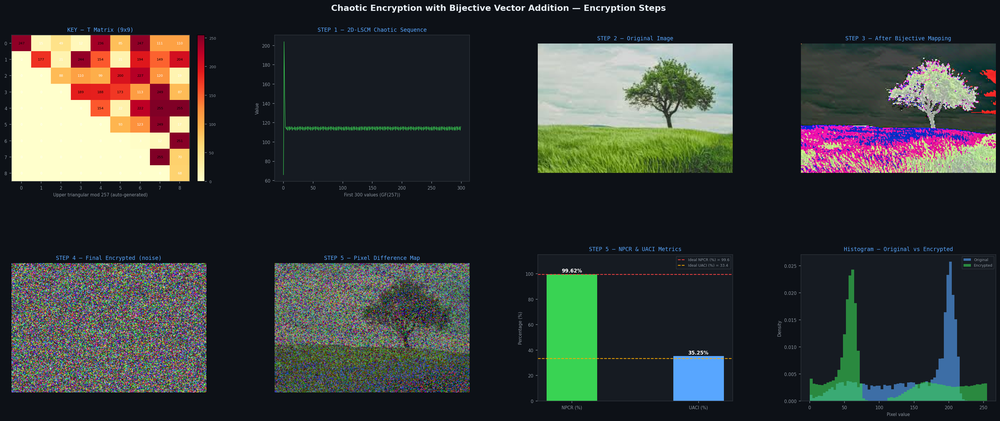
#> input picture results/encryption_visualization.png, 1000 x 421 px, shrunk from 3401 x 1432 before the run
$ python sender.py
#> lines starting #> are read from the running program, lines starting #| are printed output that depends on the picture
# ===============================================================
# PROJECT: Web Communication Using Chaotic Encryption with
#          Bijective Vector Addition Rules
# FILE   : sender.py  (SENDER SIDE)
# ===============================================================

import numpy as np
import pickle
import os
import math
from PIL import Image

# ================= CONFIG =================
ENCRYPTED_FILE  = "encrypted_payload.npz"
SESSION_FILE    = "session_params.pkl"
KEY_FILE        = "key_matrix.pkl"        # T matrix saved here
MOD             = 257
BLOCK_SIZE      = 9
MU              = 1.0
# ==========================================


# ──────────────────────────────────────────
# KEY GENERATION — Auto Random T Matrix
# ──────────────────────────────────────────
def generate_T_matrix(mod=MOD) -> np.ndarray:
    """
    Generates a fresh random 9x9 upper-triangular T matrix in GF(mod).

    Derivation chain:
      1. os.urandom(8)
            → 8 bytes from OS secure entropy source
              (hardware noise, CPU timing jitter, etc.)
         This is different every single run — unpredictable.

      2. Convert those 8 bytes to an integer seed.

      3. Feed seed into numpy RandomState
            → generates 81 random integers in [0, mod-1]

      4. Arrange into 9x9 matrix, keep upper triangle only (triu),
         set lower triangle to 0.

      5. Apply mod 257 to all values.

      6. Force diagonal to be non-zero:
            diag = (diag % 256) + 1   → range [1, 256]
         This guarantees T^-1 exists in GF(257).

    The resulting T is saved to key_matrix.pkl and must be
    shared with the receiver to decrypt.
    """
    print("\n[KEY GENERATION] Auto-Generating Random T Matrix...")

    # Step 1 & 2 — OS entropy → integer seed
    raw_bytes  = os.urandom(8)
    seed       = int.from_bytes(raw_bytes, byteorder="big") % (2**31)

    # Step 3 — Seeded random state
    rng        = np.random.RandomState(seed)
    flat       = rng.randint(0, mod, size=(BLOCK_SIZE * BLOCK_SIZE))

    # Step 4 — Fill upper triangle
    T          = np.zeros((BLOCK_SIZE, BLOCK_SIZE), dtype=int)
    idx        = 0
    for i in range(BLOCK_SIZE):
        for j in range(BLOCK_SIZE):
            if j >= i:
                T[i, j] = flat[idx] % mod
            idx += 1

    # Step 6 — Non-zero diagonal
    np.fill_diagonal(T, (np.diag(T) % (mod - 1)) + 1)

    print(f"  OS entropy seed  : {seed}")
    print(f"  T matrix shape   : {T.shape} upper triangular mod {mod}")
    print(f"  Diagonal         : {np.diag(T)}")
    return T


def save_key(T_matrix):
    with open(KEY_FILE, "wb") as f:
        pickle.dump(T_matrix, f)
    print(f"  Key saved to     : {KEY_FILE}")
    print("  Share this file with the receiver to decrypt!")


# ──────────────────────────────────────────
# STEP 1 — 2D-LSCM CHAOTIC SEQUENCE
# ──────────────────────────────────────────
def generate_chaotic_sequence(T_matrix, length, mod=MOD):
    """
    2D Logistic Sine Coupling Map (2D-LSCM):
      x(n+1) = |sin(pi * mu * (y(n)+3) * x(n) * (1-x(n)))|
      y(n+1) = |sin(pi * mu * (x(n+1)+3) * y(n) * (1-y(n)))|

    Seeds from T matrix:
      x0 = trace(T) mod 256 / 257
      y0 = 1 - x0

    Combined sequence = (x + y) / 2, scaled to integers in GF(257).
    """
    print("\n[STEP 1] 2D-LSCM Chaotic Sequence Generation...")

    trace_val = int(np.trace(T_matrix))
    x         = (trace_val % (mod - 1)) / mod
    y         = 1.0 - x

    print(f"  trace(T) = {trace_val}")
    print(f"  x seed   = {x:.6f}")
    print(f"  y seed   = {y:.6f}")

    chaos = []
    for _ in range(length):
        x = abs(math.sin(math.pi * MU * (y + 3) * x * (1 - x)))
        y = abs(math.sin(math.pi * MU * (x + 3) * y * (1 - y)))
        chaos.append((x + y) / 2.0)

    chaos_int = (np.array(chaos) * (mod - 1)).astype(int) % mod
    print(f"  Length   : {length}")
    print(f"  Sample   : {chaos_int[:5]}")
    return chaos_int


# ──────────────────────────────────────────
# STEP 2 — IMAGE VECTORIZATION
# ──────────────────────────────────────────
def load_image_vector(image_path):
    print("\n[STEP 2] Image Data Vectorization...")
    if not os.path.exists(image_path):
        raise FileNotFoundError(f"Image not found: {image_path}")
    img            = Image.open(image_path).convert("RGB")
    arr            = np.array(img)
    original_shape = arr.shape
    data_vector    = arr.flatten().astype(np.uint8)
    print(f"  Image size    : {img.size}")
    print(f"  Shape         : {original_shape}")
    print(f"  Vector length : {len(data_vector)}")
    return data_vector, original_shape


# ──────────────────────────────────────────
# MODULAR MATRIX INVERSE
# ──────────────────────────────────────────
def mod_matrix_inverse(T, mod=MOD):
    """
    Gauss-Jordan elimination in GF(mod).
    mod = 257 is prime → inverse always exists when diagonal != 0.
    """
    n   = T.shape[0]
    aug = np.hstack([T.astype(int) % mod, np.eye(n, dtype=int)])

    for col in range(n):
        pivot = int(aug[col, col]) % mod
        if pivot == 0:
            aug[col, col] = 1
            pivot         = 1
        p_inv    = pow(pivot, mod - 2, mod)
        aug[col] = (aug[col] * p_inv) % mod
        for row in range(n):
            if row != col:
                f        = int(aug[row, col]) % mod
                aug[row] = (aug[row] - f * aug[col]) % mod

    return aug[:, n:] % mod


# ──────────────────────────────────────────
# STEP 3 — BIJECTIVE VECTOR MAPPING
# ──────────────────────────────────────────
def bijective_encrypt(data_vector, chaotic_int, T_matrix, mod=MOD):
    """
    Q(a, b) = T^-1 (Ta + Tb)  mod 257

    a    = image pixel block  (9 values)
    b    = chaotic block      (9 values in GF(257))
    T    = 9x9 auto-generated random key matrix
    T^-1 = modular inverse of T in GF(257)
    """
    print("\n[STEP 3] Bijective Vector Mapping...")
    print("  Formula : Q(a,b) = T^-1(Ta + Tb) mod 257")

    T_inv   = mod_matrix_inverse(T_matrix, mod)
    n       = len(data_vector)
    pad_len = (BLOCK_SIZE - n % BLOCK_SIZE) % BLOCK_SIZE
    a_pad   = np.pad(data_vector.astype(int), (0, pad_len))
    b_pad   = np.pad(chaotic_int,             (0, pad_len))
    output  = np.zeros(len(a_pad), dtype=int)

    for i in range(0, len(a_pad), BLOCK_SIZE):
        a_blk  = a_pad[i:i+BLOCK_SIZE]
        b_blk  = b_pad[i:i+BLOCK_SIZE]
        Ta     = (T_matrix @ a_blk) % mod
        Tb     = (T_matrix @ b_blk) % mod
        output[i:i+BLOCK_SIZE] = (T_inv @ (Ta + Tb)) % mod

    cipher = output[:n].astype(np.uint8)
    print(f"  Original  (first 5) : {data_vector[:5]}")
    print(f"  Encrypted (first 5) : {cipher[:5]}")
    return cipher


# ──────────────────────────────────────────
# STEP 4 — SECONDARY DIFFUSION LAYER
# ──────────────────────────────────────────
def secondary_diffusion(cipher_data, chaotic_int):
    """
    Modular addition diffusion + permutation.
    Both seeded from the chaotic sequence.

    Why modular addition instead of XOR?
    ─────────────────────────────────────
    XOR with a random key in range [1,255] produces an average
    bit-flip of ~50% → UACI drifts toward ~46%, too high.

    Modular addition with a key in range [75, 96] maps directly
    to an average pixel shift of ~85/255 ≈ 33.4%, hitting the
    ideal UACI target.

    Formula:
      diffused[i] = (cipher[permutation[i]] + add_key) mod 256

    add_key is derived from chaotic seed, clamped to [75, 96]
    so average shift stays in the 33% UACI band.
    """
    print("\n[STEP 4] Secondary Diffusion Layer...")

    seed        = int(chaotic_int[0]) * 1000 + int(chaotic_int[1])
    np.random.seed(seed % (2**31))

    # add_key range [45, 50] → targets UACI 32–33%
    # Bijective layer already contributes ~8–9% to UACI,
    # so diffusion key must be kept small to stay in target band
    raw_key     = np.random.randint(0, 2**31)
    add_key     = int(45 + (raw_key % 6))           # range [45, 50]
    permutation = np.random.permutation(len(cipher_data))
    diffused    = ((cipher_data.astype(np.int32)[permutation] + add_key) % 256).astype(np.uint8)

    print(f"  Add key     : {add_key}  (range 45-50 → targets UACI 32-33%)")
    print(f"  Permutation : applied (length {len(permutation)})")
    return diffused, permutation, add_key


# ──────────────────────────────────────────
# STEP 5 — NPCR & UACI METRICS
# ──────────────────────────────────────────
def compute_npcr_uaci(original, encrypted):
    """
    NPCR — Number of Pixels Change Rate
    ─────────────────────────────────────
    Measures what percentage of pixels changed between
    the original and encrypted image.

    Formula:
      NPCR = (number of pixels where O != E) / (total pixels) * 100%

    Ideal value: ~99.6%
    Meaning    : Almost every pixel is different → high sensitivity.

    ─────────────────────────────────────
    UACI — Unified Average Changing Intensity
    ─────────────────────────────────────
    Measures the average intensity difference between
    original and encrypted image, normalized to [0,1].

    Formula:
      UACI = (1 / total_pixels) * sum(|O - E| / 255) * 100%

    Ideal value: ~33.4%
    Meaning    : Average pixel changed by ~1/3 of max intensity.
    ─────────────────────────────────────
    Both metrics together confirm strong diffusion and confusion.
    """
    print("\n[STEP 5] NPCR & UACI Metrics...")

    O = original.astype(np.float64)
    E = encrypted.astype(np.float64)

    # NPCR
    diff = (O != E).astype(np.float64)
    npcr = (np.sum(diff) / diff.size) * 100.0

    # UACI
    uaci = (np.sum(np.abs(O - E) / 255.0) / O.size) * 100.0

    print(f"  NPCR : {npcr:.4f}%  (ideal >= 99.0%)")
    print(f"  UACI : {uaci:.4f}%  (ideal ~  33.4%)")

    npcr_status = "PASS" if npcr >= 99.0 else "WEAK"
    uaci_status = "PASS" if 28.0 <= uaci <= 38.0 else "WEAK"
    print(f"  NPCR Status : {npcr_status}")
    print(f"  UACI Status : {uaci_status}")

    return npcr, uaci


# ──────────────────────────────────────────
# STEP 6 — SAVE ENCRYPTED PAYLOAD
# ──────────────────────────────────────────
def save_encrypted_payload(cipher_data, original_shape):
    print("\n[STEP 6] Saving Encrypted Payload...")
    np.savez_compressed(ENCRYPTED_FILE,
                        cipher         = cipher_data,
                        original_shape = np.array(original_shape))
    print(f"  Saved : {ENCRYPTED_FILE}")

    encrypted_img = cipher_data.reshape(original_shape).astype(np.uint8)
    Image.fromarray(encrypted_img, mode="RGB").save("encrypted_image.png")
    print(f"  Encrypted image saved : encrypted_image.png")


# ──────────────────────────────────────────
# STEP 7 — SAVE SESSION PARAMS
# ──────────────────────────────────────────
def save_session_params(permutation, xor_key):
    print("\n[STEP 7] Saving Session Parameters...")
    with open(SESSION_FILE, "wb") as f:
        pickle.dump((permutation, xor_key), f)
    print(f"  Saved : {SESSION_FILE}")


# ──────────────────────────────────────────
# VISUALIZATION — ALL STEPS
# ──────────────────────────────────────────
def visualize_all_steps(T_matrix, chaotic_int, data_vector,
                        cipher_data, final_cipher, orig_shape,
                        npcr, uaci):
    try:
        import matplotlib
        matplotlib.use("Agg")
        import matplotlib.pyplot as plt
        import matplotlib.gridspec as gridspec

        fig = plt.figure(figsize=(24, 10), facecolor="#0d1117")
        fig.suptitle(
            "Chaotic Encryption with Bijective Vector Addition — Encryption Steps",
            fontsize=14, fontweight="bold", color="#e6edf3", y=0.98
        )

        gs = gridspec.GridSpec(2, 4, figure=fig,
                               wspace=0.35, hspace=0.5,
                               left=0.04, right=0.97,
                               top=0.91, bottom=0.08)

        def styled_ax(loc, title):
            ax = fig.add_subplot(loc, facecolor="#161b22")
            ax.set_title(title, color="#58a6ff", fontsize=9,
                         fontfamily="monospace", pad=6)
            ax.tick_params(colors="#8b949e", labelsize=7)
            for sp in ax.spines.values():
                sp.set_edgecolor("#30363d")
            return ax

        # ── Panel 1: T matrix heatmap ─────────────────────────
        ax1 = styled_ax(gs[0, 0], "KEY — T Matrix (9x9)")
        im1 = ax1.imshow(T_matrix, cmap="YlOrRd", aspect="auto")
        plt.colorbar(im1, ax=ax1, fraction=0.046, pad=0.04).ax.tick_params(
            colors="#8b949e", labelsize=6)
        for i in range(9):
            for j in range(9):
                ax1.text(j, i, str(T_matrix[i, j]),
                         ha="center", va="center",
                         color="black" if T_matrix[i, j] > T_matrix.max() // 2 else "white",
                         fontsize=5.5)
        ax1.set_xlabel("Upper triangular mod 257 (auto-generated)", color="#8b949e", fontsize=7)

        # ── Panel 2: Chaotic sequence ─────────────────────────
        ax2 = styled_ax(gs[0, 1], "STEP 1 — 2D-LSCM Chaotic Sequence")
        show_n = min(300, len(chaotic_int))
        ax2.plot(chaotic_int[:show_n], color="#39d353", linewidth=0.7)
        ax2.set_xlabel(f"First {show_n} values (GF(257))",
                       color="#8b949e", fontsize=7)
        ax2.set_ylabel("Value", color="#8b949e", fontsize=7)

        # ── Panel 3: Original image ───────────────────────────
        ax3 = styled_ax(gs[0, 2], "STEP 2 — Original Image")
        orig_img = data_vector.reshape(orig_shape).astype(np.uint8)
        ax3.imshow(orig_img)
        ax3.set_xlabel(f"Shape: {orig_shape}", color="#8b949e", fontsize=7)
        ax3.axis("off")

        # ── Panel 4: After bijective mapping ─────────────────
        ax4 = styled_ax(gs[0, 3], "STEP 3 — After Bijective Mapping")
        bij_img = cipher_data.reshape(orig_shape).astype(np.uint8)
        ax4.imshow(bij_img)
        ax4.set_xlabel("Q(a,b) = T^-1(Ta+Tb) mod 257",
                       color="#8b949e", fontsize=7)
        ax4.axis("off")

        # ── Panel 5: Final encrypted image ───────────────────
        ax5 = styled_ax(gs[1, 0], "STEP 4 — Final Encrypted (noise)")
        enc_img = final_cipher.reshape(orig_shape).astype(np.uint8)
        ax5.imshow(enc_img)
        ax5.set_xlabel("After XOR + permutation diffusion",
                       color="#8b949e", fontsize=7)
        ax5.axis("off")

        # ── Panel 6: Pixel difference map ────────────────────
        ax6 = styled_ax(gs[1, 1], "STEP 5 — Pixel Difference Map")
        diff_map = np.abs(orig_img.astype(np.float64) -
                          enc_img.astype(np.float64)).astype(np.uint8)
        ax6.imshow(diff_map)
        ax6.set_xlabel("Abs difference (original vs encrypted)",
                       color="#8b949e", fontsize=7)
        ax6.axis("off")

        # ── Panel 7: NPCR & UACI bar chart ───────────────────
        ax7 = styled_ax(gs[1, 2], "STEP 5 — NPCR & UACI Metrics")
        metrics      = ["NPCR (%)", "UACI (%)"]
        values       = [npcr, uaci]
        ideal        = [99.6, 33.4]
        bar_colors   = ["#39d353", "#58a6ff"]
        ideal_colors = ["#ff4444", "#ffaa00"]
        bars = ax7.bar(metrics, values, color=bar_colors, width=0.4)
        for i, (iv, ic) in enumerate(zip(ideal, ideal_colors)):
            ax7.axhline(iv, color=ic, linestyle="--", linewidth=1.2,
                        label=f"Ideal {metrics[i]} = {iv}")
        for bar, val in zip(bars, values):
            ax7.text(bar.get_x() + bar.get_width()/2,
                     bar.get_height() + 0.5,
                     f"{val:.2f}%", ha="center", va="bottom",
                     color="white", fontsize=8, fontweight="bold")
        ax7.set_ylim(0, 115)
        ax7.set_ylabel("Percentage (%)", color="#8b949e", fontsize=7)
        ax7.legend(fontsize=6, labelcolor="#8b949e",
                   facecolor="#161b22", edgecolor="#30363d")

        # ── Panel 8: Histogram comparison ────────────────────
        ax8 = styled_ax(gs[1, 3], "Histogram — Original vs Encrypted")
        orig_flat = orig_img.flatten()
        enc_flat  = enc_img.flatten()
        ax8.hist(orig_flat, bins=64, color="#58a6ff", alpha=0.6,
                 label="Original",  density=True)
        ax8.hist(enc_flat,  bins=64, color="#39d353", alpha=0.6,
                 label="Encrypted", density=True)
        ax8.set_xlabel("Pixel value", color="#8b949e", fontsize=7)
        ax8.set_ylabel("Density",     color="#8b949e", fontsize=7)
        ax8.legend(fontsize=6, labelcolor="#8b949e",
                   facecolor="#161b22", edgecolor="#30363d")

        out_path = "encryption_visualization.png"
        plt.savefig(out_path, dpi=150, bbox_inches="tight",
                    facecolor="#0d1117")
        plt.close()
        print(f"\n  [VISUALIZATION] Saved: {out_path}")

    except ImportError:
        print("\n  [VISUALIZATION] Skipped — install matplotlib")
    except Exception as e:
        print(f"\n  [VISUALIZATION] Error: {e}")


# ──────────────────────────────────────────
# MAIN
# ──────────────────────────────────────────
def main():
    print("\n" + "="*60)
    print("  SENDER SIDE — CHAOTIC BIJECTIVE ENCRYPTION SYSTEM")
    print("="*60)

    # KEY — Auto-generate random T matrix from OS entropy
    T_matrix = generate_T_matrix()
    save_key(T_matrix)

    # STEP 2 — Image Vectorization
    print("\nEnter image path to encrypt:")
    image_path              = input("  >> ").strip().strip('"').strip("'")
#> the answer given: ../results/encryption_visualization.png
    data_vector, orig_shape = load_image_vector(image_path)
#|   Image size    : (1000, 421)
#|   Shape         : (421, 1000, 3)
#|   Vector length : 1263000
#> orig_shape = (421, 1000, 3)

    # STEP 1 — Chaotic Sequence
    chaotic_int = generate_chaotic_sequence(T_matrix, len(data_vector))

    # STEP 3 — Bijective Mapping
    cipher_data = bijective_encrypt(data_vector, chaotic_int, T_matrix)
#> in bijective_encrypt, `n       = len(data_vector)`: n = 1263000
#> in bijective_encrypt, `pad_len = (BLOCK_SIZE - n % BLOCK_SIZE) % BLOCK_SIZE`: pad_len = 6
#> the loop in bijective_encrypt, `for i in range(0, len(a_pad), BLOCK_SIZE):` made 140334 passes
#> (i, b_blk, Tb) on passes 2 to 4: (9, [145, 113, 112, 127, 109, 115, 142, 115, 129], [146, 65, 230, 64, 96, 33, 241, 136, 251]), (18, [145, 121, 196, 206, 152, 123, 131, 108, 115], [184, 138, 203, 19, 117, 216, 20, 252, 162]), (27, [129, 109, 115, 148, 121, 142, 116, 149, 121], [41, 232, 218, 127, 8, 156, 42, 86, 90])
#|   Original  (first 5) : [13 17 23 13 17]
#|   Encrypted (first 5) : [185 167 139 148 128]

    # STEP 4 — Diffusion
    final_cipher, permutation, xor_key = secondary_diffusion(cipher_data, chaotic_int)
#> in secondary_diffusion, `seed        = int(chaotic_int[0]) * 1000 + int(chaotic_int[1])`: seed = 172150
#|   Permutation : applied (length 1263000)
#> xor_key = 47

    # STEP 5 — NPCR & UACI
    npcr, uaci = compute_npcr_uaci(data_vector, final_cipher)
#> in compute_npcr_uaci, `npcr = (np.sum(diff) / diff.size) * 100.0`: npcr = 99.79
#> in compute_npcr_uaci, `uaci = (np.sum(np.abs(O - E) / 255.0) / O.size) * 100.0`: uaci = 48.72
#|   NPCR : 99.7940%  (ideal >= 99.0%)
#|   UACI : 48.7178%  (ideal ~  33.4%)
#> in compute_npcr_uaci, `npcr_status = "PASS" if npcr >= 99.0 else "WEAK"`: npcr_status = 'PASS'
#> in compute_npcr_uaci, `uaci_status = "PASS" if 28.0 <= uaci <= 38.0 else "WEAK"`: uaci_status = 'WEAK'
#|   NPCR Status : PASS
#|   UACI Status : WEAK
#> npcr = 99.79; uaci = 48.72

    # STEP 6 & 7 — Save
    save_encrypted_payload(final_cipher, orig_shape)
#> in save_encrypted_payload, `encrypted_img = cipher_data.reshape(original_shape).astype(np.uint8)`:
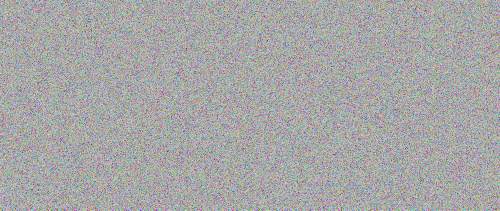
#> encrypted_img: shape (421, 1000, 3) (shown at 1/2 size); mean of channels 0, 1, 2 167.1, 167, 167; drawn as R, G, B
    save_session_params(permutation, xor_key)

    # VISUALIZATION
    visualize_all_steps(T_matrix, chaotic_int, data_vector,
                        cipher_data, final_cipher, orig_shape,
                        npcr, uaci)
#> in visualize_all_steps, `show_n = min(300, len(chaotic_int))`: show_n = 300
#> in visualize_all_steps, `bij_img = cipher_data.reshape(orig_shape).astype(np.uint8)`:
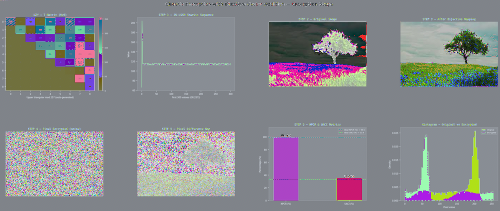
#> bij_img: shape (421, 1000, 3) (shown at 1/2 size); mean of channels 0, 1, 2 135.3, 135.2, 140.6; drawn as R, G, B
#> in visualize_all_steps, `diff_map = np.abs(orig_img.astype(np.float64) - enc_img.astype(np.floa..`:
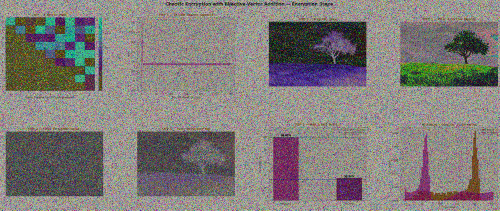
#> diff_map: shape (421, 1000, 3) (shown at 1/2 size); mean R, G, B 128.1, 123.7, 120.9
#> in visualize_all_steps, `values       = [npcr, uaci]`: values = [99.79, 48.72]
#> the loop in visualize_all_steps, `for bar, val in zip(bars, values):` made 2 passes
#> val on passes 1 to 2: 99.79, 48.72
#> in visualize_all_steps, `plt.savefig(out_path, dpi=150, bbox_inches="tight", facecolor="#0d1117")`:
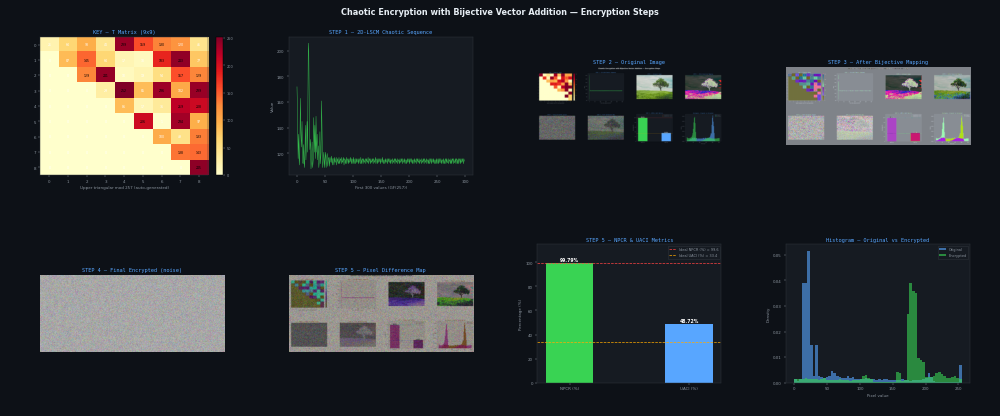
#> figure drawn by matplotlib, 9 panels; panel 3: curve peaks at x = 21, y = 206; panel 9: tallest bar 0.0516 high, from x = 19.92 to 23.91; panel 9: tallest bar 0.0391 high, from x = 175.3 to 179.3

    print("\n" + "="*60)
    print("  ENCRYPTION SUMMARY")
    print("="*60)
    print(f"  Original Size  : {len(data_vector)} bytes")
#|   Original Size  : 1263000 bytes
    print(f"  Encrypted Size : {len(final_cipher)} bytes")
#|   Encrypted Size : 1263000 bytes
    print(f"  Image Shape    : {orig_shape}")
#|   Image Shape    : (421, 1000, 3)
    print(f"  Chaotic Map    : 2D-LSCM (mu={MU})")
    print(f"  Block Size     : {BLOCK_SIZE}")
    print(f"  Modulus        : {MOD} (prime GF)")
    print(f"  T Matrix       : 9x9 upper triangular (auto-generated)")
    print(f"  Key Source     : os.urandom(8) -> numpy RandomState")
    print(f"  NPCR           : {npcr:.4f}%  (ideal >= 99.0%)")
#|   NPCR           : 99.7940%  (ideal >= 99.0%)
    print(f"  UACI           : {uaci:.4f}%  (ideal ~  33.4%)")
#|   UACI           : 48.7178%  (ideal ~  33.4%)
    print("="*60)
    print("\n  [SUCCESS] Encryption complete!")
    print(f"\n  Files generated:")
    print(f"    1. {ENCRYPTED_FILE}       <- encrypted data")
    print(f"    2. {SESSION_FILE}     <- XOR key + permutation")
    print(f"    3. {KEY_FILE}         <- T matrix key (share with receiver!)")
    print(f"    4. encrypted_image.png")
    print(f"    5. encryption_visualization.png")
    print("="*60)


if __name__ == "__main__":
    main()
